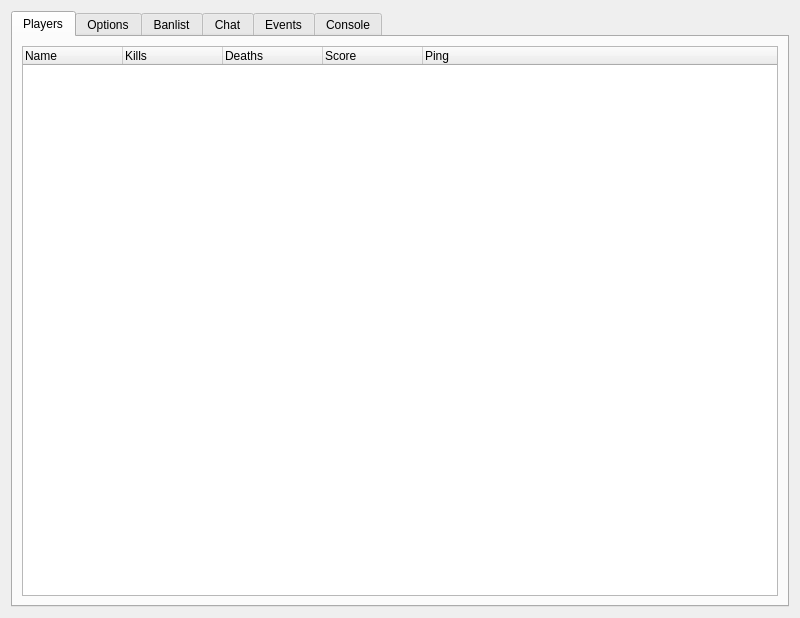
<?xml version="1.0" encoding="UTF-8"?>
<ui version="4.0">
 <class>Minecraft</class>
 <widget class="QWidget" name="Minecraft">
  <property name="geometry">
   <rect>
    <x>0</x>
    <y>0</y>
    <width>800</width>
    <height>618</height>
   </rect>
  </property>
  <property name="windowTitle">
   <string/>
  </property>
  <property name="locale">
   <locale language="English" country="UnitedStates"/>
  </property>
  <layout class="QGridLayout" name="gridLayout">
   <item row="0" column="0" colspan="2">
    <widget class="QTabWidget" name="tabWidget">
     <property name="currentIndex">
      <number>0</number>
     </property>
     <property name="documentMode">
      <bool>false</bool>
     </property>
     <widget class="QWidget" name="tab_pl">
      <attribute name="title">
       <string>Players</string>
      </attribute>
      <layout class="QGridLayout" name="gridLayout_tab_pl">
       <item row="1" column="0" colspan="2">
        <widget class="DragDropTreeWidget" name="treeWidget_pl">
         <property name="locale">
          <locale language="English" country="UnitedKingdom"/>
         </property>
         <property name="frameShape">
          <enum>QFrame::StyledPanel</enum>
         </property>
         <property name="dragDropMode">
          <enum>QAbstractItemView::InternalMove</enum>
         </property>
         <column>
          <property name="text">
           <string>Name</string>
          </property>
         </column>
         <column>
          <property name="text">
           <string>Kills</string>
          </property>
         </column>
         <column>
          <property name="text">
           <string>Deaths</string>
          </property>
         </column>
         <column>
          <property name="text">
           <string>Score</string>
          </property>
         </column>
         <column>
          <property name="text">
           <string>Ping</string>
          </property>
         </column>
        </widget>
       </item>
      </layout>
     </widget>
     <widget class="QWidget" name="tab_op">
      <attribute name="title">
       <string>Options</string>
      </attribute>
      <layout class="QGridLayout" name="gridLayout_4">
       <property name="leftMargin">
        <number>9</number>
       </property>
       <property name="topMargin">
        <number>9</number>
       </property>
       <property name="rightMargin">
        <number>9</number>
       </property>
       <property name="bottomMargin">
        <number>9</number>
       </property>
       <property name="spacing">
        <number>6</number>
       </property>
      </layout>
     </widget>
     <widget class="QWidget" name="tab_bl">
      <attribute name="title">
       <string>Banlist</string>
      </attribute>
      <layout class="QGridLayout" name="gridLayout_11">
       <item row="0" column="0" rowspan="6">
        <widget class="QTableWidget" name="tableWidget_bl"/>
       </item>
       <item row="6" column="0" colspan="3">
        <layout class="QHBoxLayout" name="horizontalLayout_4">
         <item>
          <spacer name="horizontalSpacer_5">
           <property name="locale">
            <locale language="English" country="UnitedStates"/>
           </property>
           <property name="orientation">
            <enum>Qt::Horizontal</enum>
           </property>
           <property name="sizeHint" stdset="0">
            <size>
             <width>40</width>
             <height>20</height>
            </size>
           </property>
          </spacer>
         </item>
         <item>
          <widget class="QPushButton" name="pushButton_bl_clear">
           <property name="locale">
            <locale language="English" country="UnitedStates"/>
           </property>
           <property name="text">
            <string>Clear</string>
           </property>
          </widget>
         </item>
         <item>
          <widget class="QPushButton" name="pushButton_bl_save">
           <property name="text">
            <string>Save</string>
           </property>
          </widget>
         </item>
        </layout>
       </item>
       <item row="5" column="2">
        <spacer name="verticalSpacer_7">
         <property name="locale">
          <locale language="English" country="UnitedStates"/>
         </property>
         <property name="orientation">
          <enum>Qt::Vertical</enum>
         </property>
         <property name="sizeHint" stdset="0">
          <size>
           <width>20</width>
           <height>452</height>
          </size>
         </property>
        </spacer>
       </item>
       <item row="4" column="2">
        <layout class="QHBoxLayout" name="horizontalLayout_2">
         <item>
          <spacer name="horizontalSpacer_2">
           <property name="locale">
            <locale language="English" country="UnitedStates"/>
           </property>
           <property name="orientation">
            <enum>Qt::Horizontal</enum>
           </property>
           <property name="sizeHint" stdset="0">
            <size>
             <width>40</width>
             <height>20</height>
            </size>
           </property>
          </spacer>
         </item>
         <item>
          <widget class="QPushButton" name="pushButton_bl_ban">
           <property name="locale">
            <locale language="English" country="UnitedStates"/>
           </property>
           <property name="text">
            <string>Ban</string>
           </property>
          </widget>
         </item>
        </layout>
       </item>
       <item row="3" column="2">
        <layout class="QHBoxLayout" name="horizontalLayout_12">
         <item>
          <widget class="QLabel" name="label_bl_reason_text">
           <property name="locale">
            <locale language="English" country="UnitedStates"/>
           </property>
           <property name="text">
            <string>Reason:</string>
           </property>
          </widget>
         </item>
         <item>
          <widget class="QLineEdit" name="lineEdit_bl_reason">
           <property name="locale">
            <locale language="English" country="UnitedStates"/>
           </property>
          </widget>
         </item>
         <item>
          <spacer name="horizontalSpacer_13">
           <property name="orientation">
            <enum>Qt::Horizontal</enum>
           </property>
           <property name="sizeHint" stdset="0">
            <size>
             <width>40</width>
             <height>20</height>
            </size>
           </property>
          </spacer>
         </item>
        </layout>
       </item>
       <item row="2" column="2">
        <layout class="QHBoxLayout" name="horizontalLayout_13">
         <item>
          <widget class="QLabel" name="label_bl_timeout_text">
           <property name="text">
            <string>Timeout:</string>
           </property>
          </widget>
         </item>
         <item>
          <widget class="QComboBox" name="comboBox_bl_timeout">
           <item>
            <property name="text">
             <string>Perm</string>
            </property>
           </item>
          </widget>
         </item>
         <item>
          <spacer name="horizontalSpacer_12">
           <property name="orientation">
            <enum>Qt::Horizontal</enum>
           </property>
           <property name="sizeHint" stdset="0">
            <size>
             <width>40</width>
             <height>20</height>
            </size>
           </property>
          </spacer>
         </item>
        </layout>
       </item>
       <item row="1" column="2">
        <layout class="QHBoxLayout" name="horizontalLayout_11">
         <item>
          <widget class="QLabel" name="label_bl_type_text">
           <property name="text">
            <string>Type:</string>
           </property>
          </widget>
         </item>
         <item>
          <widget class="QComboBox" name="comboBox_bl_type">
           <item>
            <property name="text">
             <string>Name</string>
            </property>
           </item>
           <item>
            <property name="text">
             <string>IP</string>
            </property>
           </item>
           <item>
            <property name="text">
             <string>GUID</string>
            </property>
           </item>
          </widget>
         </item>
         <item>
          <spacer name="horizontalSpacer_11">
           <property name="orientation">
            <enum>Qt::Horizontal</enum>
           </property>
           <property name="sizeHint" stdset="0">
            <size>
             <width>40</width>
             <height>20</height>
            </size>
           </property>
          </spacer>
         </item>
        </layout>
       </item>
       <item row="0" column="2">
        <layout class="QHBoxLayout" name="horizontalLayout_10">
         <item>
          <widget class="QLabel" name="label_bl_id_text">
           <property name="locale">
            <locale language="English" country="UnitedStates"/>
           </property>
           <property name="text">
            <string>Id:</string>
           </property>
          </widget>
         </item>
         <item>
          <widget class="QLineEdit" name="lineEdit_bl_id">
           <property name="locale">
            <locale language="English" country="UnitedStates"/>
           </property>
          </widget>
         </item>
         <item>
          <spacer name="horizontalSpacer_10">
           <property name="orientation">
            <enum>Qt::Horizontal</enum>
           </property>
           <property name="sizeHint" stdset="0">
            <size>
             <width>40</width>
             <height>20</height>
            </size>
           </property>
          </spacer>
         </item>
        </layout>
       </item>
       <item row="0" column="1" rowspan="6">
        <widget class="QListWidget" name="listWidget_bl">
         <property name="locale">
          <locale language="English" country="UnitedStates"/>
         </property>
        </widget>
       </item>
      </layout>
     </widget>
     <widget class="QWidget" name="tab_ch">
      <attribute name="title">
       <string>Chat</string>
      </attribute>
      <layout class="QGridLayout" name="gridLayout_5">
       <item row="1" column="0">
        <widget class="QLineEdit" name="lineEdit_ch_input">
         <property name="locale">
          <locale language="English" country="UnitedStates"/>
         </property>
        </widget>
       </item>
       <item row="1" column="1">
        <widget class="QPushButton" name="pushButton_ch_send">
         <property name="locale">
          <locale language="English" country="UnitedStates"/>
         </property>
         <property name="text">
          <string>Send</string>
         </property>
        </widget>
       </item>
       <item row="0" column="0" colspan="2">
        <widget class="QTextEdit" name="textEdit_ch_output">
         <property name="locale">
          <locale language="English" country="UnitedStates"/>
         </property>
         <property name="readOnly">
          <bool>true</bool>
         </property>
         <property name="html">
          <string notr="true">&lt;!DOCTYPE HTML PUBLIC &quot;-//W3C//DTD HTML 4.0//EN&quot; &quot;http://www.w3.org/TR/REC-html40/strict.dtd&quot;&gt;
&lt;html&gt;&lt;head&gt;&lt;meta name=&quot;qrichtext&quot; content=&quot;1&quot; /&gt;&lt;style type=&quot;text/css&quot;&gt;
p, li { white-space: pre-wrap; }
&lt;/style&gt;&lt;/head&gt;&lt;body style=&quot; font-family:'MS Shell Dlg 2'; font-size:8.25pt; font-weight:400; font-style:normal;&quot;&gt;
&lt;p style=&quot;-qt-paragraph-type:empty; margin-top:0px; margin-bottom:0px; margin-left:0px; margin-right:0px; -qt-block-indent:0; text-indent:0px; font-family:'Ubuntu'; font-size:11pt;&quot;&gt;&lt;br /&gt;&lt;/p&gt;&lt;/body&gt;&lt;/html&gt;</string>
         </property>
        </widget>
       </item>
      </layout>
     </widget>
     <widget class="QWidget" name="tab_ev">
      <attribute name="title">
       <string>Events</string>
      </attribute>
      <layout class="QGridLayout" name="gridLayout_19">
       <item row="0" column="0">
        <widget class="QTextEdit" name="textEdit_ev_output">
         <property name="readOnly">
          <bool>true</bool>
         </property>
         <property name="html">
          <string notr="true">&lt;!DOCTYPE HTML PUBLIC &quot;-//W3C//DTD HTML 4.0//EN&quot; &quot;http://www.w3.org/TR/REC-html40/strict.dtd&quot;&gt;
&lt;html&gt;&lt;head&gt;&lt;meta name=&quot;qrichtext&quot; content=&quot;1&quot; /&gt;&lt;style type=&quot;text/css&quot;&gt;
p, li { white-space: pre-wrap; }
&lt;/style&gt;&lt;/head&gt;&lt;body style=&quot; font-family:'MS Shell Dlg 2'; font-size:8.25pt; font-weight:400; font-style:normal;&quot;&gt;
&lt;p style=&quot;-qt-paragraph-type:empty; margin-top:0px; margin-bottom:0px; margin-left:0px; margin-right:0px; -qt-block-indent:0; text-indent:0px; font-family:'Ubuntu'; font-size:11pt;&quot;&gt;&lt;br /&gt;&lt;/p&gt;&lt;/body&gt;&lt;/html&gt;</string>
         </property>
        </widget>
       </item>
      </layout>
     </widget>
     <widget class="QWidget" name="tab_co">
      <attribute name="title">
       <string>Console</string>
      </attribute>
      <layout class="QGridLayout" name="gridLayout_3">
       <property name="leftMargin">
        <number>9</number>
       </property>
       <property name="topMargin">
        <number>9</number>
       </property>
       <property name="rightMargin">
        <number>9</number>
       </property>
       <property name="bottomMargin">
        <number>9</number>
       </property>
       <property name="spacing">
        <number>6</number>
       </property>
       <item row="1" column="0">
        <widget class="QLineEdit" name="lineEdit_co_input">
         <property name="locale">
          <locale language="English" country="UnitedStates"/>
         </property>
        </widget>
       </item>
       <item row="1" column="1">
        <widget class="QPushButton" name="pushButton_co_send">
         <property name="locale">
          <locale language="English" country="UnitedStates"/>
         </property>
         <property name="text">
          <string>Send</string>
         </property>
        </widget>
       </item>
       <item row="0" column="0" colspan="2">
        <widget class="QTextEdit" name="textEdit_co_output">
         <property name="enabled">
          <bool>true</bool>
         </property>
         <property name="styleSheet">
          <string notr="true"/>
         </property>
         <property name="locale">
          <locale language="English" country="UnitedStates"/>
         </property>
         <property name="readOnly">
          <bool>true</bool>
         </property>
         <property name="html">
          <string notr="true">&lt;!DOCTYPE HTML PUBLIC &quot;-//W3C//DTD HTML 4.0//EN&quot; &quot;http://www.w3.org/TR/REC-html40/strict.dtd&quot;&gt;
&lt;html&gt;&lt;head&gt;&lt;meta name=&quot;qrichtext&quot; content=&quot;1&quot; /&gt;&lt;style type=&quot;text/css&quot;&gt;
p, li { white-space: pre-wrap; }
&lt;/style&gt;&lt;/head&gt;&lt;body style=&quot; font-family:'MS Shell Dlg 2'; font-size:8.25pt; font-weight:400; font-style:normal;&quot;&gt;
&lt;p style=&quot;-qt-paragraph-type:empty; margin-top:0px; margin-bottom:0px; margin-left:0px; margin-right:0px; -qt-block-indent:0; text-indent:0px; font-family:'Ubuntu'; font-size:11pt;&quot;&gt;&lt;br /&gt;&lt;/p&gt;&lt;/body&gt;&lt;/html&gt;</string>
         </property>
        </widget>
       </item>
      </layout>
     </widget>
    </widget>
   </item>
  </layout>
 </widget>
 <customwidgets>
  <customwidget>
   <class>DragDropTreeWidget</class>
   <extends>QTreeWidget</extends>
   <header>DragDropTreeWidget.h</header>
  </customwidget>
 </customwidgets>
 <resources/>
 <connections/>
</ui>
